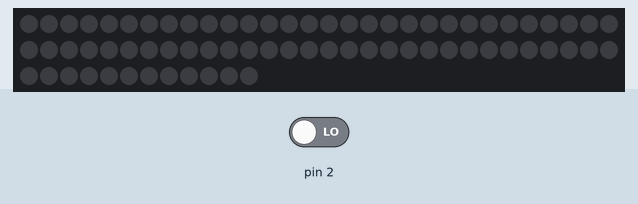
Bench run of a sketch on a simulated Arduino Uno, built with avr-gcc and run on an emulated ATmega328P. Parts: 72 RGB LEDs in strip order, left to right, continuing on the next row. The inputs (shaded band) are chosen by the test bench; at power-on: pin 2 LOW. Dim RGB values are drawn brighter than linear; the strip is taken to match the declared colour order.

Above: at 1.2 s.
1.3 s: pin 2 driven HIGH
At 1.47 s:
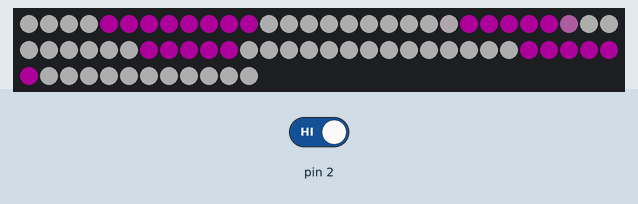
At 2.68 s:
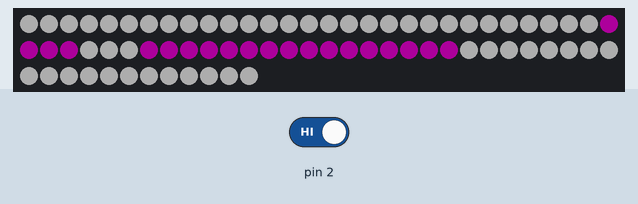
Timing chart, 0 to 4.3 s (numbered marks = the images above; inputs shaded):
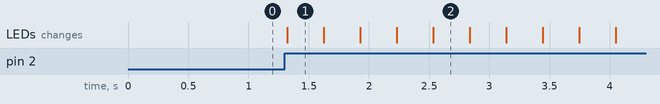

Measured:
- after the input at 1.3 s, the LEDs: change at once (image 1)

The sketch:

led_display.ino
```cpp
#include <TimerOne.h>
#include "Adafruit_NeoPixel.h"

#define leds_numb 72  //кількість світлодіодів на стрічці
#define degree 10     //Розмір сегменту (градусів)
#define k 0.3        //коефіцієнт згладжування
#define b 1.4     //коефіцієнт підбору (підбирається для досягнення найкращого результату)
#define START_POS 240 //положення датчика Холла відносно вертикального положення (в градусах)
#define NUM_FRAMES 3    //к-ть зображень
#define number_frame 50  //к-ть обертів для зміни зображення

#define PIN 7  //пін, до якого підключена стрічка

#include "3images.h"


Adafruit_NeoPixel strip = Adafruit_NeoPixel(leds_numb, PIN, NEO_RGB + NEO_KHZ800);

uint16_t num1, num2;
byte n_segm = 360 / degree;
byte start_pos = (float)start_pos / 360 * n_segm;
byte this_frame = 0, count_frame;
volatile uint32_t new_period, period,timer;
volatile boolean timer_bool, hall_bool;

void setup() {

  strip.begin();
  strip.setBrightness(50);
  attachInterrupt(0, hall, RISING);
  Timer1.initialize();
Timer1.attachInterrupt(timer_interrupt);
  Timer1.stop();
  strip.clear();
  strip.show();
}

void timer_interrupt()
{
  timer_bool = true;
}

void hall()
{
  if (micros() - timer > 50000)
  {
    new_period = micros() - timer;
    timer = micros();
    hall_bool = true;

  }
}
void led(byte i, int counter, int this_pix) {
  switch (this_frame) {
    case 0: strip.setPixelColor(i,pgm_read_dword(&(kadr1[counter][this_pix])));
      break;
    case 1: strip.setPixelColor(i,pgm_read_dword(&(kadr2[counter][this_pix])));
      break;
          case 2: strip.setPixelColor(i,pgm_read_dword(&(kadr3[counter][this_pix])));
      break;
  }

}
void loop() {
  if (hall_bool)
  {
    hall_bool = false;
    num1 = 0 + start_pos;
    num2 = n_segm / 2 + start_pos;
    if (num2 > n_segm) num2 = num2 - n_segm;

    count_frame++;
    if (count_frame >= number_frame) {
      count_frame = 0;
      this_frame = (this_frame + 1) % NUM_FRAMES;
    }
    period = (float)new_period * k + (float)period * ((float)1 - k);
    Timer1.setPeriod(period / n_segm * b);
    Timer1.restart();
  }

  if (timer_bool)
  {
    timer_bool = false;
    set_led();
  }
}
void set_led() {

  strip.clear();

  byte this_pix = 0;
  for (int i = leds_numb / 2 - 1; i >= 0; i--) {
    led(i, num1, this_pix);
    this_pix++;
  }
  this_pix = 0;
  for (int i = leds_numb / 2 ; i < leds_numb; i++) {
    led(i, num2, this_pix);
    this_pix++;
  }

  num1++;
  num2++;
  if (num2 > n_segm) num2 = 0;
  if (num1 > n_segm) num1 = 0;

  strip.show();
}
```

Source omitted: 3images.h (42603 bytes)
